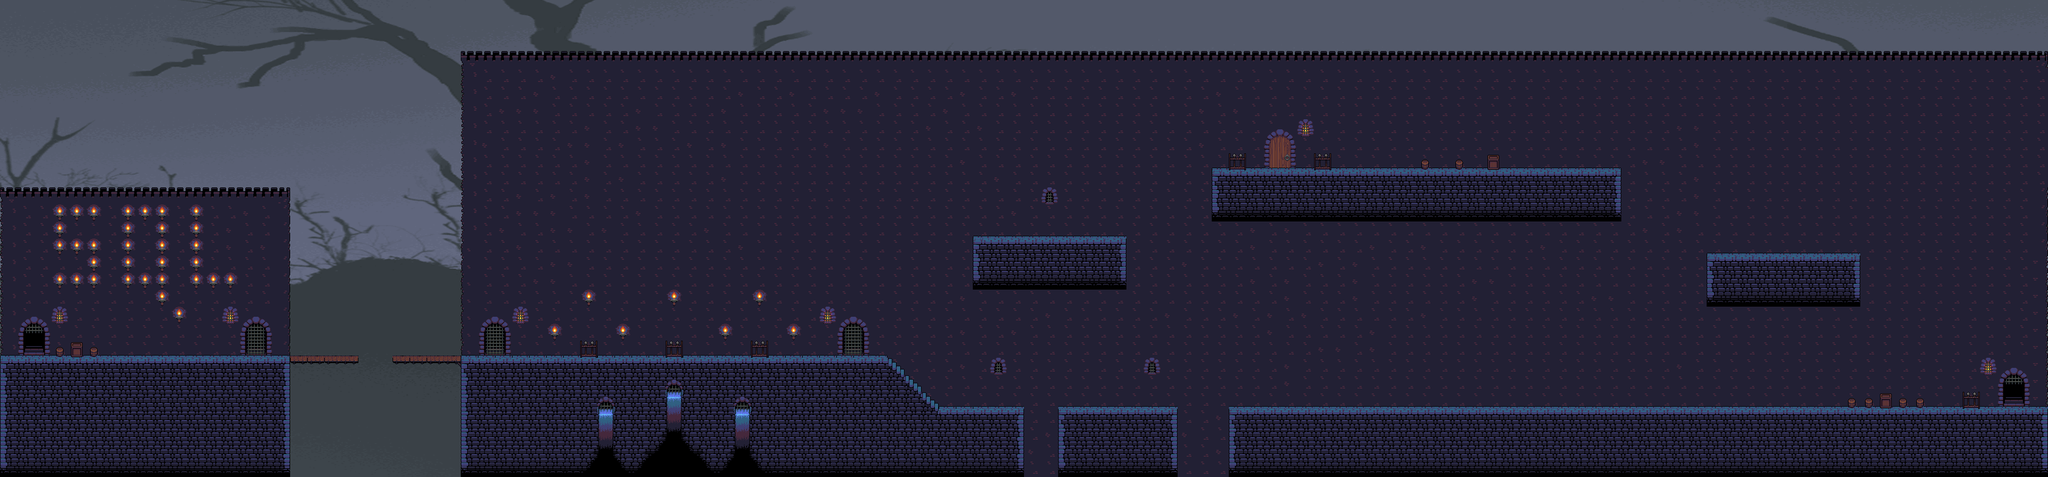

This game map was drawn from its Tiled (.tmx) file and the tilesets committed beside it. A one-line description and the trimmed map source follow:
An orthogonal 120x28 tile map with 32x32 px tiles, 3 tile layers (Background, Foreground, Objekte), 1 image layer and 73 objects (52x CoinEntity, 8x Ground, 5x EnemyEntity, 2x SpikeEntity, 2x Wall, ...).

<map version="1.0" orientation="orthogonal" renderorder="left-up" width="120" height="28" tilewidth="32" tileheight="32" nextobjectid="134">
 <tileset firstgid="1" name="oppcastle" tilewidth="32" tileheight="32">
  <image source="../img/map/oppcastle.png" width="480" height="352" />
 </tileset>
 <imagelayer name="Parallax_layer1" x="-2" y="-5">
  <image source="../img/background/tree.png" />
 </imagelayer>
 <layer name="Background" width="120" height="28">
  <data>[3360 cells, 2614 non-empty, 31 distinct tile ids]</data>
 </layer>
 <layer name="Foreground" width="120" height="28">
  <data>[3360 cells, 838 non-empty, 27 distinct tile ids]</data>
 </layer>
 <layer name="Objekte" width="120" height="28">
  <data>[3360 cells, 20 non-empty, 6 distinct tile ids]</data>
 </layer>
 <objectgroup name="Object">
  <properties>
   <property name="duration" value="300" />
   <property name="fade" value="#300000" />
  </properties>
  <object id="3" name="mainPlayer" x="4" y="579" width="32" height="64">
   <properties>
    <property name="image" value="gripe_run_right" />
    <property name="spritewidth" value="64" />
   </properties>
  </object>
  <object id="4" name="CoinEntity" x="1738" y="438" width="32" height="32">
   <properties>
    <property name="image" value="spinning_coin_gold" />
    <property name="spritewidth" value="32" />
   </properties>
  </object>
  <object id="5" name="game.LevelEntity" x="3802" y="-1907" width="35" height="1e+06">
   <properties>
    <property name="duration" value="300" />
    <property name="fade" value="#009900" />
    <property name="to" value="2" />
   </properties>
  </object>
  <object id="13" name="ScrollEntity" x="3647" y="386" width="32" height="32">
   <properties>
    <property name="image" value="spinning_scrolls" />
    <property name="scrollIndex" value="32" />
    <property name="spritewidth" value="32" />
    <property name="type" value="enchantment" />
   </properties>
  </object>
  <object id="16" name="SpikeEntity" x="616" y="752.33" width="317" height="42" />
  <object id="19" name="SpikeEntity" x="1919" y="856.33" width="386" height="38" />
  <object id="30" name="CoinEntity" x="370" y="578" width="32" height="32">
   <properties>
    <property name="image" value="spinning_coin_gold" />
    <property name="spritewidth" value="32" />
   </properties>
  </object>
  <object id="31" name="CoinEntity" x="986" y="619" width="32" height="32">
   <properties>
    <property name="image" value="spinning_coin_gold" />
    <property name="spritewidth" value="32" />
   </properties>
  </object>
  <object id="32" name="CoinEntity" x="2068" y="218" width="32" height="32">
   <properties>
    <property name="image" value="spinning_coin_gold" />
    <property name="spritewidth" value="32" />
   </properties>
  </object>
  <object id="57" name="CoinEntity" x="2625" y="190" width="32" height="32">
   <properties>
    <property name="image" value="spinning_coin_gold" />
    <property name="spritewidth" value="32" />
   </properties>
  </object>
  <object id="67" name="CoinEntity" x="686" y="584" width="32" height="32">
   <properties>
    <property name="image" value="spinning_coin_gold" />
    <property name="spritewidth" value="32" />
   </properties>
  </object>
  <object id="69" name="CoinEntity" x="1519" y="617" width="32" height="32">
   <properties>
    <property name="image" value="spinning_coin_gold" />
    <property name="spritewidth" value="32" />
   </properties>
  </object>
  <object id="70" name="CoinEntity" x="2476" y="102" width="32" height="32">
   <properties>
    <property name="image" value="spinning_coin_gold" />
    <property name="spritewidth" value="32" />
   </properties>
  </object>
  <object id="72" name="CoinEntity" x="2782" y="206" width="32" height="32">
   <properties>
    <property name="image" value="spinning_coin_gold" />
    <property name="spritewidth" value="32" />
   </properties>
  </object>
  <object id="86" name="CoinEntity" x="1971" y="333" width="32" height="32">
   <properties>
    <property name="image" value="spinning_coin_gold" />
    <property name="spritewidth" value="32" />
   </properties>
  </object>
  <object id="87" name="CoinEntity" x="2046" y="280" width="32" height="32">
   <properties>
    <property name="image" value="spinning_coin_gold" />
    <property name="spritewidth" value="32" />
   </properties>
  </object>
  <object id="88" name="CoinEntity" x="2044" y="343" width="32" height="32">
   <properties>
    <property name="image" value="spinning_coin_gold" />
    <property name="spritewidth" value="32" />
   </properties>
  </object>
  <object id="89" name="CoinEntity" x="2074" y="400" width="32" height="32">
   <properties>
    <property name="image" value="spinning_coin_gold" />
    <property name="spritewidth" value="32" />
   </properties>
  </object>
  <object id="90" name="CoinEntity" x="1920" y="227" width="32" height="32">
   <properties>
    <property name="image" value="spinning_coin_gold" />
    <property name="spritewidth" value="32" />
   </properties>
  </object>
  <object id="91" name="CoinEntity" x="1993" y="270" width="32" height="32">
   <properties>
    <property name="image" value="spinning_coin_gold" />
    <property name="spritewidth" value="32" />
   </properties>
  </object>
  <object id="92" name="CoinEntity" x="1914" y="317" width="32" height="32">
   <properties>
    <property name="image" value="spinning_coin_gold" />
    <property name="spritewidth" value="32" />
   </properties>
  </object>
  <object id="93" name="CoinEntity" x="1977" y="202" width="32" height="32">
   <properties>
    <property name="image" value="spinning_coin_gold" />
    <property name="spritewidth" value="32" />
   </properties>
  </object>
  <object id="94" name="CoinEntity" x="1987" y="399" width="32" height="32">
   <properties>
    <property name="image" value="spinning_coin_gold" />
    <property name="spritewidth" value="32" />
   </properties>
  </object>
  <object id="95" name="CoinEntity" x="1933" y="398" width="32" height="32">
   <properties>
    <property name="image" value="spinning_coin_gold" />
    <property name="spritewidth" value="32" />
   </properties>
  </object>
  <object id="96" name="CoinEntity" x="2467" y="267" width="32" height="32">
   <properties>
    <property name="image" value="spinning_coin_gold" />
    <property name="spritewidth" value="32" />
   </properties>
  </object>
  <object id="97" name="CoinEntity" x="2413" y="255" width="32" height="32">
   <properties>
    <property name="image" value="spinning_coin_gold" />
    <property name="spritewidth" value="32" />
   </properties>
  </object>
  <object id="98" name="CoinEntity" x="2411" y="162" width="32" height="32">
   <properties>
    <property name="image" value="spinning_coin_gold" />
    <property name="spritewidth" value="32" />
   </properties>
  </object>
  <object id="99" name="CoinEntity" x="2593" y="125" width="32" height="32">
   <properties>
    <property name="image" value="spinning_coin_gold" />
    <property name="spritewidth" value="32" />
   </properties>
  </object>
  <object id="100" name="CoinEntity" x="2545" y="168" width="32" height="32">
   <properties>
    <property name="image" value="spinning_coin_gold" />
    <property name="spritewidth" value="32" />
   </properties>
  </object>
  <object id="101" name="CoinEntity" x="2474" y="178" width="32" height="32">
   <properties>
    <property name="image" value="spinning_coin_gold" />
    <property name="spritewidth" value="32" />
   </properties>
  </object>
  </objectgroup>
 <objectgroup name="EnemyEntities">
  <!-- 5 objects omitted --></objectgroup>
 <objectgroup name="collision">
  <!-- 11 objects omitted --></objectgroup>
</map>
<!-- 43 of 73 objects omitted -->
